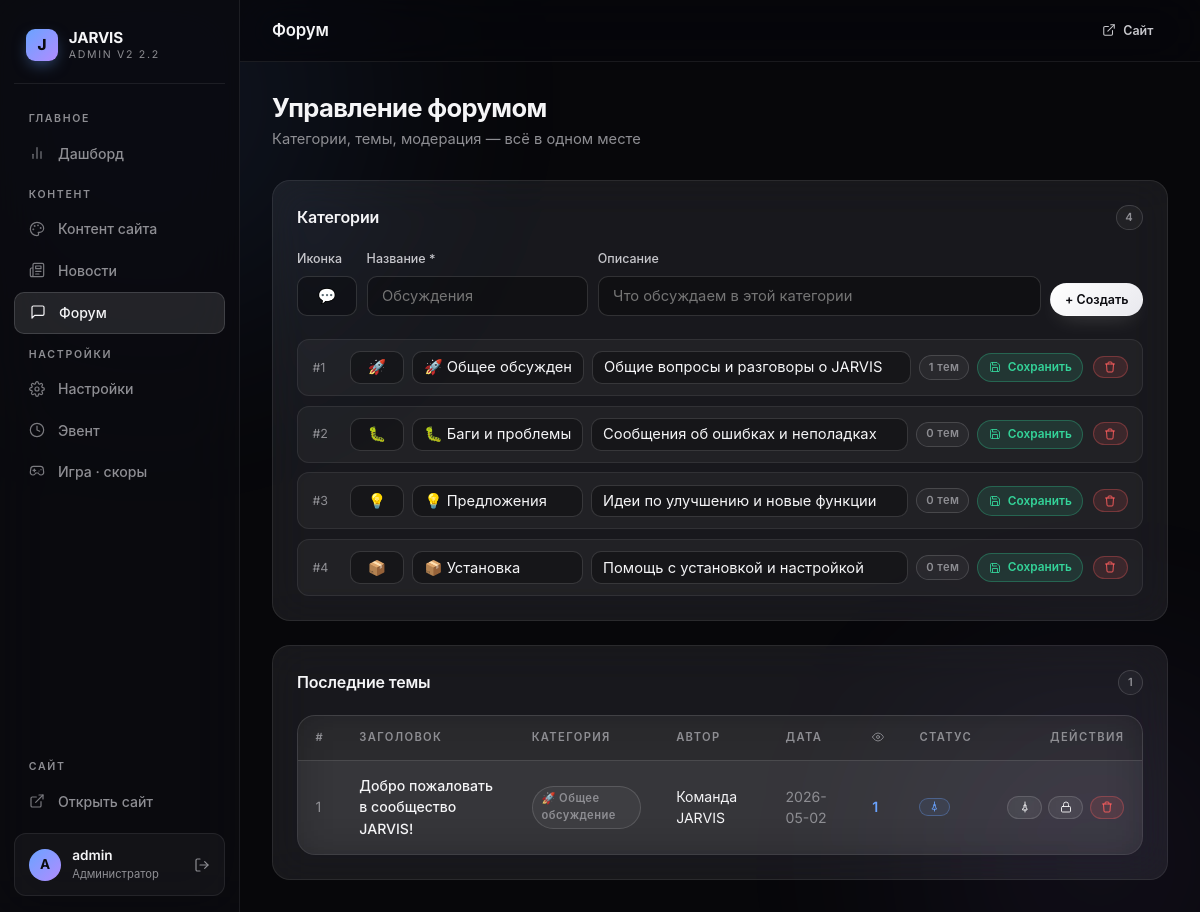
Page /admin/forum (signed in) on the earlier database version.
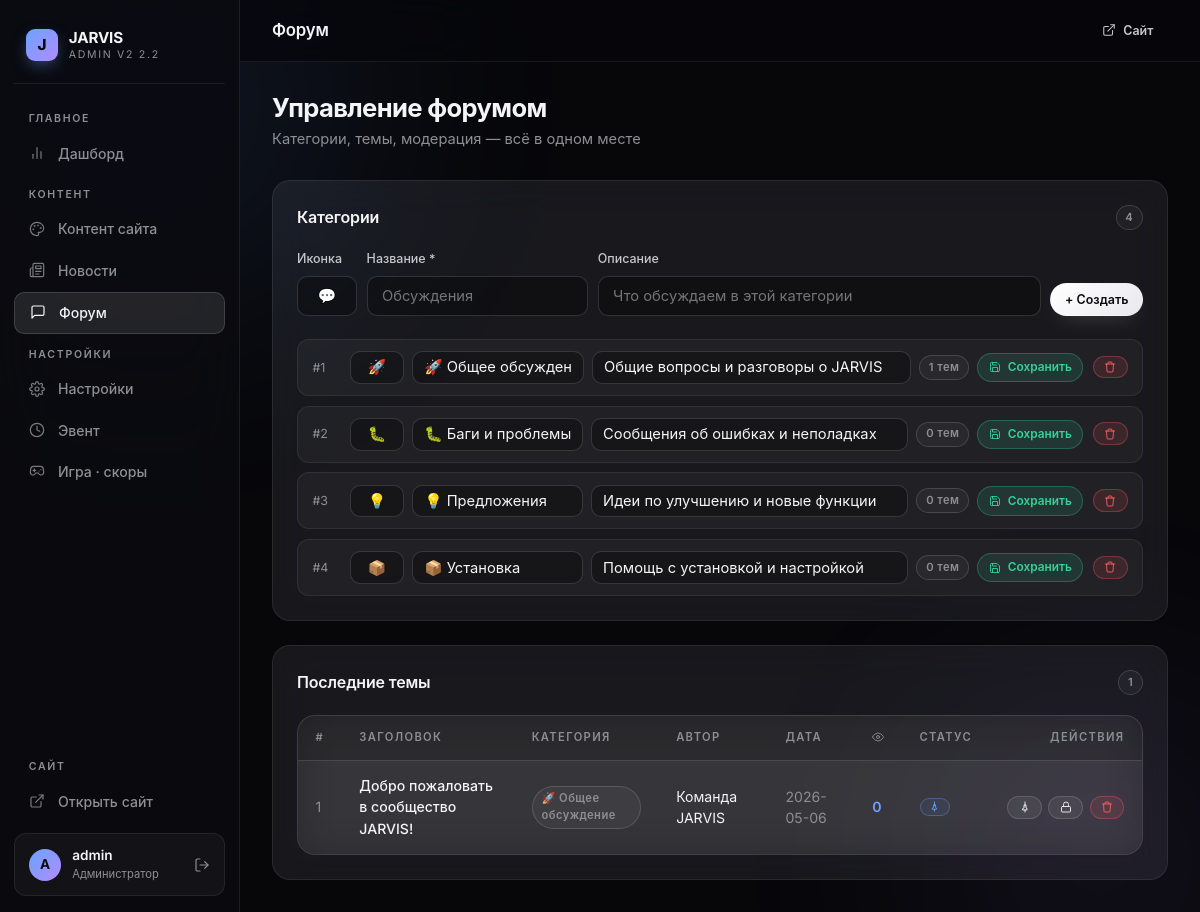
Same page on the later database version.
### tables this page shows
CREATE TABLE forum_categories (
    id INTEGER PRIMARY KEY AUTOINCREMENT,
    name TEXT NOT NULL,
    description TEXT DEFAULT '',
    icon TEXT DEFAULT '💬',
    sort_order INTEGER DEFAULT 0
);

CREATE TABLE forum_posts (
    id INTEGER PRIMARY KEY AUTOINCREMENT,
    category_id INTEGER REFERENCES forum_categories(id) ON DELETE CASCADE,
    title TEXT NOT NULL,
    content TEXT NOT NULL,
    author_name TEXT DEFAULT 'Аноним',
    views INTEGER DEFAULT 0,
    is_pinned INTEGER DEFAULT 0,
    is_locked INTEGER DEFAULT 0,
    created_at TIMESTAMP DEFAULT CURRENT_TIMESTAMP
);

### server.py (the view)
@app.route("/admin/forum")
@admin_required
def admin_forum():
    db = get_conn()
    cats = db.execute("SELECT * FROM forum_categories ORDER BY sort_order").fetchall()
    categories = []
    for c in cats:
        cnt = db.execute("SELECT COUNT(*) FROM forum_posts WHERE category_id=?",
                         (c["id"],)).fetchone()[0]
        categories.append({**dict(c), "post_count": cnt})
    recent_posts = db.execute(
        "SELECT fp.*, fc.name as cat_name FROM forum_posts fp "
        "JOIN forum_categories fc ON fp.category_id=fc.id "
        "ORDER BY fp.created_at DESC LIMIT 20"
    ).fetchall()
    return render_template("admin/forum_manage.html",
                           categories=categories, recent_posts=recent_posts)

### database.py (called while the page is built)
def get_db():
    conn = sqlite3.connect(DB_PATH)
    conn.row_factory = sqlite3.Row
    conn.execute("PRAGMA foreign_keys = ON")
    return conn

### server.py (called while the page is built, shortened)
def get_conn():
    if "db" not in g:
        g.db = get_db()
    return g.db

@app.before_request
def track_visit():
    path = request.path
    if any(path.startswith(p) for p in SKIP_TRACK_PREFIXES):
        return

def admin_required(f):
    @functools.wraps(f)
    def wrapper(*args, **kwargs):
        if not session.get("admin_logged_in"):
            return redirect(url_for("admin_login"))
        return f(*args, **kwargs)
    return wrapper

def _site_settings_dict():
    out = dict(DEFAULT_SETTINGS)
    try:
        rows = get_conn().execute("SELECT key, value FROM site_settings").fetchall()
        for r in rows:
            key, val = r["key"], r["value"]
            if not val and key not in _BOOL_SETTING_KEYS_BASE and key in DEFAULT_SETTINGS:
                out[key] = DEFAULT_SETTINGS[key]
            else:
                out[key] = val
    except Exception:
        pass
    return out

@app.context_processor
def inject_globals():
    s = _site_settings_dict()
    s["summer_design_bool"] = (s.get("summer_design", "0") == "1")
    s["event_active_bool"]  = (s.get("event_active",  "0") == "1")
    s["ann_enabled_bool"]   = (s.get("ann_enabled",   "0") == "1")
    s["gate_tg_enabled_bool"] = (s.get("gate_tg_enabled", "0") == "1")
    s["game_enabled_bool"]  = (s.get("game_enabled",  "0") == "1")
    return {
        "site":           s,
        "summer_design":  s["summer_design_bool"],
        "event_active":   s["event_active_bool"],
        "event_title":    s.get("event_title", ""),
    }

### templates/admin/forum_manage.html (shortened to what this page needs)
{% extends 'admin/base.html' %}
{% from '_icons.html' import icon %}
{% block topbar %}Форум{% endblock %}
{% block content %}
<div class="a-page-head">
  <div>
    <h2>Управление форумом</h2>
    <div class="desc">Категории, темы, модерация — всё в одном месте</div>
  </div>
</div>
<div class="a-card" style="margin-bottom:1.5rem;">
  <div class="a-card-head">
    <div class="a-card-title-lg">Категории</div>
    <span class="a-badge muted">{{ categories|length }}</span>
  </div>
  <form method="POST" action="{{ url_for('admin_forum_cat_create') }}" style="margin-bottom:1.4rem;">
    <div style="display:grid; grid-template-columns: 60px 1fr 2fr auto; gap:0.6rem; align-items:end;">
      <div class="a-field" style="margin:0;">
        <label class="a-label">Иконка</label>
        <input class="a-input" type="text" name="icon" maxlength="4" placeholder="💬" style="text-align:center;" />
      </div>
      <div class="a-field" style="margin:0;">
        <label class="a-label">Название *</label>
        <input class="a-input" type="text" name="name" required maxlength="100" placeholder="Обсуждения" />
      </div>
      <div class="a-field" style="margin:0;">
        <label class="a-label">Описание</label>
        <input class="a-input" type="text" name="description" maxlength="200" placeholder="Что обсуждаем в этой категории" />
      </div>
      <button type="submit" class="a-btn a-btn-primary a-btn-sm">+ Создать</button>
    </div>
  </form>
  {% if categories %}
  <div style="display:flex;flex-direction:column;gap:0.6rem;">
    {% for cat in categories %}
    <div style="display:flex;align-items:center;gap:0.6rem;padding:0.7rem 0.9rem;
                background:var(--glass);border:1px solid var(--line);border-radius:12px;">
      <span style="color:var(--text-3);font-size:0.78rem;width:28px;flex-shrink:0;">#{{ cat['id'] }}</span>
      <form method="POST" action="{{ url_for('admin_forum_cat_edit', cid=cat['id']) }}"
            style="display:flex;align-items:center;gap:0.5rem;flex:1;flex-wrap:wrap;">
        <input class="a-input" type="text" name="icon" maxlength="4"
               value="{{ cat['icon'] }}"
               style="width:54px;text-align:center;padding:0.4rem;flex-shrink:0;" />
        <input class="a-input" type="text" name="name" required maxlength="100"
               value="{{ cat['name'] }}"
               style="padding:0.4rem 0.7rem;flex:1;min-width:140px;" />
        <input class="a-input" type="text" name="description" maxlength="200"
               value="{{ cat['description'] or '' }}"
               placeholder="описание"
               style="padding:0.4rem 0.7rem;flex:2;min-width:200px;" />
        <span class="a-badge muted" title="Тем">{{ cat['post_count'] }} тем</span>
        <button type="submit" class="a-btn a-btn-success a-btn-xs">{{ icon('save', 12) }} Сохранить</button>
      </form>
      <form method="POST" action="{{ url_for('admin_forum_cat_delete', cid=cat['id']) }}"
            onsubmit="return confirm('Удалить категорию и все её темы? Это необратимо.')"
            style="flex-shrink:0;">
        <button type="submit" class="a-btn a-btn-danger a-btn-xs">{{ icon('trash', 12) }}</button>
      </form>
    </div>
    {% endfor %}
  </div>
  {% else %}
  <div style="text-align:center;padding:2rem;color:var(--text-3);">Категорий нет</div>
  {% endif %}
</div>
<div class="a-card">
  <div class="a-card-head">
    <div class="a-card-title-lg">Последние темы</div>
    <span class="a-badge muted">{{ recent_posts|length }}</span>
  </div>
  <div class="a-table-wrap">
    <table class="a-table">
      <thead>
        <tr>
          <th>#</th>
          <th>Заголовок</th>
          <th>Категория</th>
          <th>Автор</th>
          <th>Дата</th>
          <th>{{ icon('eye', 12) }}</th>
          <th>Статус</th>
          <th style="text-align:right;">Действия</th>
        </tr>
      </thead>
      <tbody>
        {% for post in recent_posts %}
        <tr>
          <td style="color:var(--text-3);">{{ post['id'] }}</td>
          <td>
            <a href="{{ url_for('forum_post', cat_id=post['category_id'], post_id=post['id']) }}"
               target="_blank" style="color:var(--text);font-weight:500;">
              {{ post['title'][:50] }}{% if post['title']|length > 50 %}…{% endif %}
            </a>
          </td>
          <td><span class="a-badge muted">{{ post['cat_name'] }}</span></td>
          <td>{{ post['author_name'] }}</td>
          <td style="color:var(--text-3);">{{ post['created_at'][:10] }}</td>
          <td style="color:var(--accent);font-weight:600;">{{ post['views'] }}</td>
          <td>
            {% if post['is_pinned'] %}<span class="a-badge accent" title="Закреплено">{{ icon('pin', 11) }}</span>{% endif %}
          </td>
          <td>
            <div class="actions" style="justify-content:flex-end;">
              <form method="POST" action="{{ url_for('admin_forum_post_pin', pid=post['id']) }}">
                <button type="submit" class="a-btn a-btn-secondary a-btn-xs"
                        title="{% if post['is_pinned'] %}Открепить{% else %}Закрепить{% endif %}">{{ icon('pin', 12) }}</button>
              </form>
              <form method="POST" action="{{ url_for('admin_forum_post_lock', pid=post['id']) }}">
                <button type="submit" class="a-btn a-btn-secondary a-btn-xs"
                        title="{% if post['is_locked'] %}Открыть{% else %}Закрыть{% endif %}">{{ icon('lock', 12) }}</button>
              </form>
              <form method="POST" action="{{ url_for('admin_forum_post_delete', pid=post['id']) }}"
                    onsubmit="return confirm('Удалить тему?')">
                <button type="submit" class="a-btn a-btn-danger a-btn-xs">{{ icon('trash', 12) }}</button>
              </form>
            </div>
          </td>
        </tr>
        {% else %}
        <tr><td colspan="8" class="empty">Тем пока нет</td></tr>
        {% endfor %}
      </tbody>
    </table>
  </div>
</div>
{% endblock %}

### templates/admin/base.html (shortened to what this page needs)
{% from '_icons.html' import icon %}<!DOCTYPE html>
<html lang="ru">
<head>
</head>
<body>
<aside class="a-sidebar" id="aSidebar">
  <div class="a-logo">
    <div class="a-logo-mark">J</div>
    <div class="a-logo-text">
      <b>JARVIS</b>
      <small>Admin V2 2.2</small>
    </div>
  </div>
  <div class="a-section">Главное</div>
  <a href="{{ url_for('admin_dashboard') }}"
     class="a-nav-item {% if request.endpoint == 'admin_dashboard' %}active{% endif %}">
    <span class="a-nav-icon">{{ icon('chart', 16) }}</span> Дашборд
  </a>
  <div class="a-section">Контент</div>
  <a href="{{ url_for('admin_site_content') }}"
     class="a-nav-item {% if request.endpoint == 'admin_site_content' %}active{% endif %}">
    <span class="a-nav-icon">{{ icon('palette', 16) }}</span> Контент сайта
  </a>
  <a href="{{ url_for('admin_news') }}"
     class="a-nav-item {% if 'admin_news' in (request.endpoint or '') %}active{% endif %}">
    <span class="a-nav-icon">{{ icon('news', 16) }}</span> Новости
  </a>
  <a href="{{ url_for('admin_forum') }}"
     class="a-nav-item {% if 'admin_forum' in (request.endpoint or '') %}active{% endif %}">
    <span class="a-nav-icon">{{ icon('forum', 16) }}</span> Форум
  </a>
  <div class="a-section">Настройки</div>
  <a href="{{ url_for('admin_settings') }}"
     class="a-nav-item {% if request.endpoint == 'admin_settings' %}active{% endif %}">
    <span class="a-nav-icon">{{ icon('settings', 16) }}</span> Настройки
  </a>
  <a href="{{ url_for('admin_event') }}"
     class="a-nav-item {% if 'admin_event' in (request.endpoint or '') %}active{% endif %}">
    <span class="a-nav-icon">{{ icon('clock', 16) }}</span> Эвент
  </a>
  <a href="{{ url_for('admin_game') }}"
     class="a-nav-item {% if 'admin_game' in (request.endpoint or '') %}active{% endif %}">
    <span class="a-nav-icon">{{ icon('gamepad', 16) }}</span> Игра · скоры
  </a>
  <div class="a-spacer"></div>
  <div class="a-section">Сайт</div>
  <a href="{{ url_for('index') }}" target="_blank" class="a-nav-item">
    <span class="a-nav-icon">{{ icon('external', 16) }}</span> Открыть сайт
  </a>
  <div class="a-user">
    <div class="a-user-avatar">{{ (session.get('admin_username', 'A')|upper)[:1] }}</div>
    <div class="a-user-info">
      <div class="a-user-name">{{ session.get('admin_username', 'admin') }}</div>
      <div class="a-user-role">Администратор</div>
    </div>
    <a href="{{ url_for('admin_logout') }}" class="a-user-logout" title="Выйти">{{ icon('log-out', 16) }}</a>
  </div>
</aside>
<div class="a-main">
  <header class="a-topbar">
    <h1>{% block topbar %}Панель управления{% endblock %}</h1>
    <div class="a-topbar-right">
      <a href="{{ url_for('index') }}" target="_blank" class="a-btn a-btn-ghost a-btn-sm">{{ icon('external', 14) }} Сайт</a>
    </div>
  </header>
  <div class="a-content">
    {% block content %}{% endblock %}
  </div>
</div>
</body>
</html>

Differences in the rows shown:
changed forum_posts "Добро пожаловать в сообщество JARVIS!": created_at "2026-05-02" → "2026-05-06"; views "1" → "0"
